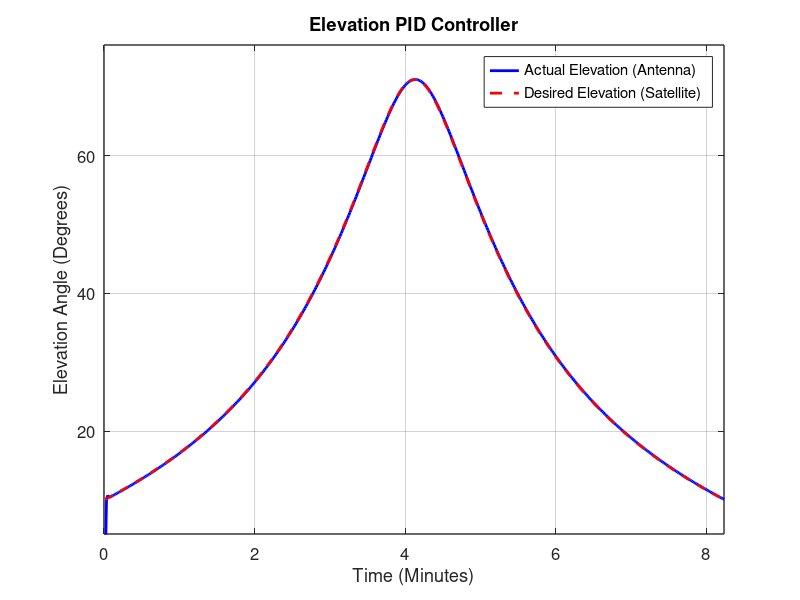

This chart was generated by the following MATLAB code: (Note: this script raises an error after producing the figure.)
%% LEO Satellite Tracking Simulation
% This program was developed as part of a semester assignment for the course Advanced Control Systems (ECE_ELE760) during the 2024-2025 academic year.
% University of the Peloponeese
% School of Electrical & Computer Engineering
% Ioannis Ziangas, Undergraduate Student
% Supervisor: Georgios Souliotis, Associate Professor

%% Clearing the command window and closing all figures
clc;           % Clear the command window
close all hidden; % Close all hidden figures
clear;         % Clear all variables from the workspace
close all;     % Close all open figures

%% Importing the Azimuth values from the Satellite Scenario
load('Elevation_Values.mat', 'elev'); % Load the desired azimuth data from the file

%% Creating the transfer function of the motor
% Define motor parameters (example values for demonstration)
K_t = 0.35;    % Torque constant (Nm/A) - proportional to the torque produced per ampere
J = 0.08;      % Moment of inertia (kg*m^2) - resistance to angular acceleration
B = 0.04;     % Damping coefficient (Nm/(rad/s)) - friction-like resistance
R_a = 2;      % Armature resistance (Ohms) - resistance of the motor windings
L_a = 0.012;   % Armature inductance (H) - inductance of the motor windings
K_b = 0.35;    % Back EMF constant (V/(rad/s)) - proportional to speed-induced voltage

% Define the transfer function for the motor dynamics (antenna's azimuth axis)
num = K_t; % Numerator (torque constant)
den = [L_a*J, (R_a*J + L_a*B), (R_a*B + K_b*K_t)]; % Denominator of the motor transfer function
G_motor_azimuth = tf(num, den); % Create the transfer function
display(G_motor_azimuth); % Display the motor transfer function

% Scale the transfer function to ensure the DC gain is 1
scaling_factor = 1 / dcgain(G_motor_azimuth); % Compute scaling factor for unity DC gain
G_motor_scaled = scaling_factor * G_motor_azimuth; % Scaled transfer function

%% Creating the PID controller
% Define the PID controller gains
Kp = 0.8392;  % Proportional gain
Ki = 1.8872;  % Integral gain
Kd = 0;       % Derivative gain
G_PID = pid(Kp, Ki, Kd); % Create a PID controller with specified gains

% Uncomment the following line to automatically tune the PID controller (optional)
% G_PID = pidtune(G_motor_azimuth, 'PID');

% Define the closed-loop transfer function with the PID controller
G_closed_loop = feedback(G_PID * G_motor_azimuth, 1); % Closed-loop system
display(G_closed_loop); % Display the closed-loop transfer function

% Load the desired azimuth angle data (sinusoidal variation, for example)
desired_elevation = elev; % Load the azimuth values

% Define the time vector for simulation
t = 1:1:length(desired_elevation); % Time in seconds (sampled every second)

% Simulate the closed-loop response to the desired azimuth angle
[actual_elevation, ~] = lsim(G_closed_loop, desired_elevation, t); % Linear simulation

%% Plotting the results
% Define figure properties for publication-quality plotting
figure('Name', 'Antenna Azimuth Tracking Response', 'Units', 'Inches', 'Position', [1, 1, 6, 4]);

% Plot the actual azimuth (antenna response)
plot(t / 60, actual_elevation, 'b-', 'LineWidth', 2); % Blue solid line for actual azimuth
hold on;

% Plot the desired azimuth (satellite movement)
plot(t / 60, desired_elevation, 'r--', 'LineWidth', 2); % Red dashed line for desired azimuth

% Add grid and legend
grid on;
legend('Actual Elevation (Antenna)', 'Desired Elevation (Satellite)', ...
       'FontSize', 11, 'Location', 'Best'); % Add legend with appropriate size

% Add title and axis labels with proper formatting
title('Elevation PID Controller', 'FontSize', 14, 'FontWeight', 'Bold');
xlabel('Time (Minutes)', 'FontSize', 12); % X-axis represents time in minutes
ylabel('Elevation Angle (Degrees)', 'FontSize', 12); % Y-axis represents azimuth angle

% Improve axis appearance
set(gca, 'FontSize', 12, 'LineWidth', 1, 'Box', 'on', 'GridAlpha', 0.2); % Customize axis appearance

% Set tight axis limits for better visual balance
xlim([0, max(t) / 60]); % Limit X-axis to the maximum time (in minutes)
ylim([min(desired_elevation) - 5, max(desired_elevation) + 5]); % Limit Y-axis to the azimuth range

% Ensure figure looks good for printing or saving
set(gcf, 'Color', 'w'); % Set background to white for publication quality

%% Step Response Analysis
% Compute step response information for the closed-loop system
step_info = stepinfo(G_closed_loop);

% Define a time vector for step response simulation
t = 0:0.01:3; % Time vector for step response (0 to 3 seconds)

% Plot the step response for both closed-loop and open-loop systems
figure('Name', 'PID vs TF Step Response'); % Create a new figure
hold on;
stepplot(G_closed_loop, G_motor_scaled, t); % Plot step responses
grid on;

% Add labels, title, and legend with LaTeX formatting
xlabel("Time", 'Interpreter', 'latex', 'FontSize', 14); % X-axis label
ylabel("Amplitude", 'Interpreter', 'latex', 'FontSize', 14); % Y-axis label
title("Step Response of the Elevation Control System", 'Interpreter', 'latex', 'FontSize', 16); % Title
legend("PID", "TF Open Loop", 'Interpreter', 'latex', 'Location', 'southeast', 'FontSize', 11); % Legend
hold off;